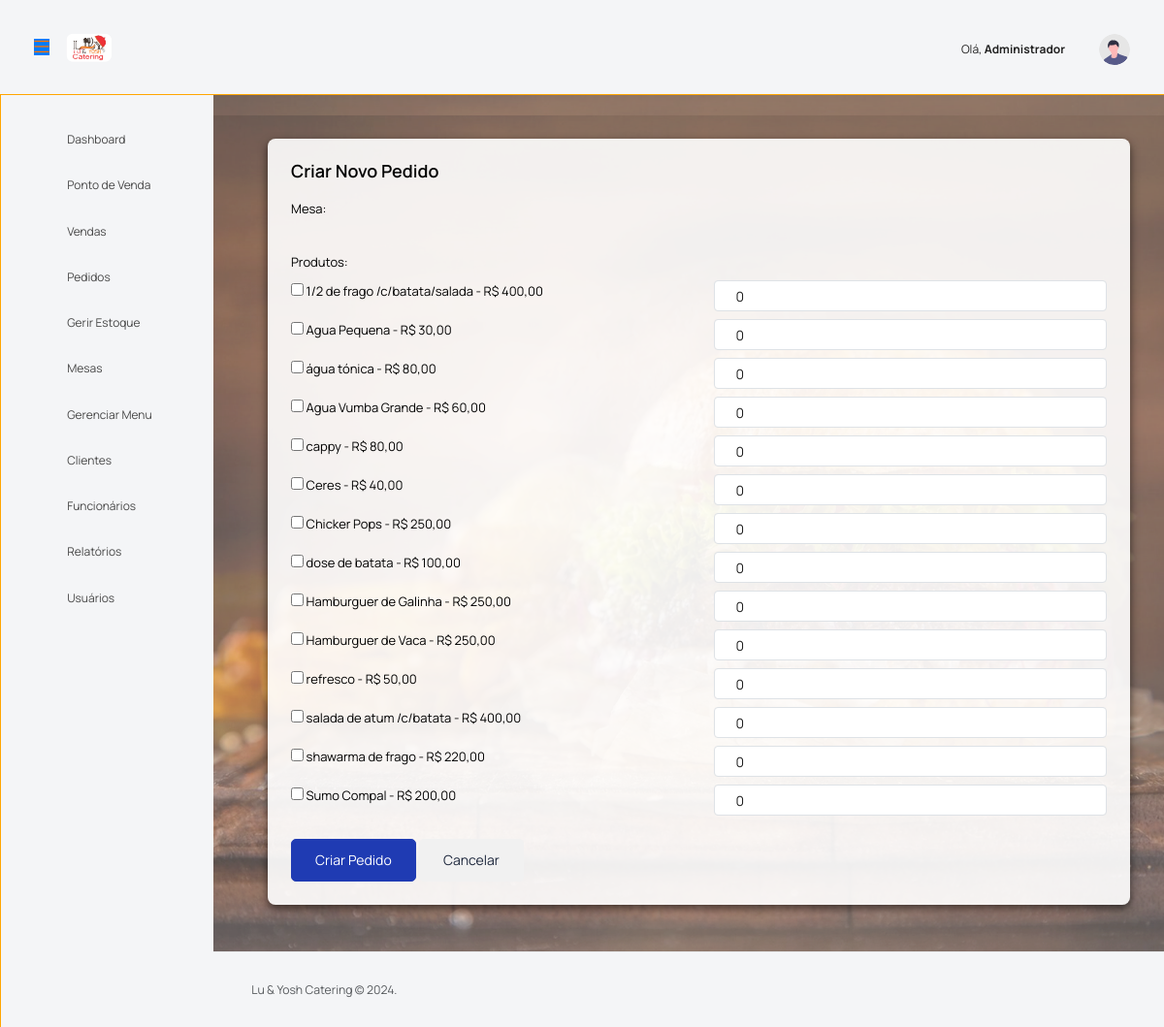
The page /pages/ordrbkp.php (signed in) on the database its author committed.
### tables this page shows
CREATE TABLE `users` (
  `id` int NOT NULL,
  `username` varchar(50) NOT NULL,
  `password` varchar(255) NOT NULL,
  `name` varchar(100) NOT NULL,
  `role` enum('admin','manager','waiter') NOT NULL
);

CREATE TABLE `products` (
  `id` int NOT NULL,
  `name` varchar(100) NOT NULL,
  `description` text,
  `price` decimal(10,2) NOT NULL,
  `stock_quantity` int NOT NULL DEFAULT '0',
  `category_id` int DEFAULT NULL,
  `image_path` varchar(100) DEFAULT NULL,
  `created_at` timestamp NULL DEFAULT CURRENT_TIMESTAMP,
  `updated_at` timestamp NULL DEFAULT CURRENT_TIMESTAMP ON UPDATE CURRENT_TIMESTAMP,
  `menu_id` int DEFAULT NULL,
  `is_active` tinyint(1) DEFAULT '1'
);

### config/functions_orders.php (called while the page is built, shortened)
<?php
function product_get_available() {
    global $pdo;
    $stmt = $pdo->query("SELECT * FROM products WHERE stock_quantity > 0 ORDER BY name");
    return $stmt->fetchAll();
}

### pages/ordrbkp.php (the view, shortened to what this page needs)
<?php
$products = product_get_available();
include '../includes/header.php';
?>
<div class="row">
    <div class="col-lg-12 grid-margin stretch-card">
        <div class="card">
            <div class="card-body">
                <h4 class="card-title">Criar Novo Pedido</h4>
                <form method="post">
                    <div class="form-group">
                        <label>Mesa: <?php echo implode(', ', $table_ids); ?></label>
                    </div>
                    <div class="form-group">
                        <label>Produtos:</label>
                        <?php foreach ($products as $product): ?>
                        <div class="row mb-2">
                            <div class="col-md-6">
                                <label>
                                    <input type="checkbox" name="products[]" value="<?php echo $product['id']; ?>">
                                    <?php echo $product['name']; ?> - R$
                                    <?php echo number_format($product['price'], 2, ',', '.'); ?>
                                </label>
                            </div>
                            <div class="col-md-6">
                                <input type="number" name="quantities[]" class="form-control" min="0" value="0">
                            </div>
                        </div>
                        <?php endforeach; ?>
                    </div>
                    <button type="submit" class="btn btn-primary">Criar Pedido</button>
                    <a href="tables.php" class="btn btn-secondary">Cancelar</a>
                </form>
            </div>
        </div>
    </div>
</div>
<?php include '../includes/footer.php'; ?>

### includes/header.php (shortened to what this page needs)
<?php
try {
    $pdo = new PDO("mysql:host=" . DB_HOST . ";dbname=" . DB_NAME, DB_USER, DB_PASS);
    $pdo->setAttribute(PDO::ATTR_ERRMODE, PDO::ERRMODE_EXCEPTION);
    $stmt = $pdo->prepare("SELECT username, name, role FROM users WHERE id = :id");
    $stmt->bindParam(':id', $_SESSION['user_id'], PDO::PARAM_INT);
    $stmt->execute();
    $usuario = $stmt->fetch(PDO::FETCH_ASSOC);
} catch (PDOException $e) {
    error_log("Erro de banco de dados: " . $e->getMessage());
    header("Location: .error.php");
    exit;
}
?>
<!DOCTYPE html>
<html lang="pt-BR">
<head>
    <link rel="stylesheet" href="../public/assets/vendors/feather/feather.css">
    <link rel="stylesheet" href="../public/assets/vendors/mdi/css/materialdesignicons.min.css">
    <link rel="stylesheet" href="../public/assets/vendors/ti-icons/css/themify-icons.css">
    <link rel="stylesheet" href="../public/assets/vendors/typicons/typicons.css">
    <link rel="stylesheet" href="../public/assets/vendors/simple-line-icons/css/simple-line-icons.css">
    <link rel="stylesheet" href="../public/assets/vendors/css/vendor.bundle.base.css">
    <link rel="stylesheet" href="https://cdn.jsdelivr.net/npm/sweetalert2@11.0.19/dist/sweetalert2.min.css">
    <link rel="stylesheet" href="../public/assets/css/vertical-layout-light/style.css">
    <link rel="stylesheet" href="../public/css/style.css">
</head>
<body>
    <div class="container-scroller">
        <nav class="navbar default-layout col-lg-12 col-12 p-0 fixed-top d-flex align-items-top flex-row"
            style="border-bottom: 1px solid orange;">
            <div class="text-center navbar-brand-wrapper d-flex align-items-center justify-content-start">
                <div class="me-3">
                    <button class="navbar-toggler navbar-toggler align-self-center" type="button"
                        data-bs-toggle="minimize">
                        <span class="icon-menu"></span>
                    </button>
                </div>
                <div>
                    <a class="navbar-brand brand-logo" href="dashboard.php">
                        <img src="../public/assets/images/Logo.png" alt="logo" />
                    </a>
                </div>
            </div>
            <div class="navbar-menu-wrapper d-flex align-items-center justify-content-end">
                <ul class="navbar-nav ms-3">
                    <li class="nav-item d-flex align-items-center">
                        <span class="nav-link">Olá, <strong><?php echo $usuario['name']; ?></strong></span>
                    </li>
                    <li class="nav-item dropdown user-dropdown">
                        <a class="nav-link" id="UserDropdown" href="#" data-bs-toggle="dropdown" aria-expanded="false">
                            <img class="img-xs rounded-circle" src="../public/assets/images/faces/face8.svg"
                                alt="Profile image">
                        </a>
                    </li>
                </ul>
            </div>
        </nav>
        <div class="container-fluid page-body-wrapper">
            <nav class="sidebar sidebar-offcanvas" id="sidebar" style="border-left: orange 1px solid !important;">
                <br>
                <ul class="nav">
                    <li class="nav-item">
                        <a class="nav-link" href="dashboard.php">
                            <i class="mdi mdi-view-dashboard menu-icon"></i>
                            <span class="menu-title">Dashboard</span>
                        </a>
                    </li>
                    <li class="nav-item">
                        <a class="nav-link" href="pos.php">
                            <i class="mdi mdi-cash-multiple menu-icon"></i>
                            <span class="menu-title">Ponto de Venda</span>
                        </a>
                    </li>
                    <li class="nav-item">
                        <a class="nav-link" href="sales.php">
                            <i class="mdi mdi-cash-register menu-icon"></i>
                            <span class="menu-title">Vendas</span>
                        </a>
                    </li>
                    <li class="nav-item">
                        <a class="nav-link" href="orders.php">
                            <i class="mdi mdi-food-fork-drink menu-icon"></i>
                            <span class="menu-title">Pedidos</span>
                        </a>
                    </li>
                    <?php if ($_SESSION['role'] == 'admin'): ?>
                    <li class="nav-item">
                        <a class="nav-link" href="products.php">
                            <i class="mdi mdi-silverware-fork-knife menu-icon"></i>
                            <span class="menu-title">Gerir Estoque</span>
                        </a>
                    </li>
                    <?php endif; ?>
                    <li class="nav-item">
                        <a class="nav-link" href="tables.php">
                            <i class="mdi mdi-table-chair menu-icon"></i>
                            <span class="menu-title">Mesas</span>
                        </a>
                    </li>
                    <?php if ($_SESSION['role'] == 'admin'): ?>
                    <li class="nav-item">
                        <a class="nav-link" href="menus.php">
                            <i class="mdi mdi-food-variant menu-icon"></i>
                            <span class="menu-title">Gerenciar Menu</span>
                        </a>
                    </li>
                    <?php endif; ?>
                    <?php if ($_SESSION['role'] == 'admin'): ?>
                    <li class="nav-item">
                        <a class="nav-link" href="customers.php">
                            <i class="mdi mdi-account-multiple menu-icon"></i>
                            <span class="menu-title">Clientes</span>
                        </a>
                    </li>
                    <?php endif; ?>
                    <?php if ($_SESSION['role'] == 'admin'): ?>
                    <li class="nav-item">
                        <a class="nav-link" href="employees.php">
                            <i class="mdi mdi-account-group menu-icon"></i>
                            <span class="menu-title">Funcionários</span>
                        </a>
                    </li>
                    <?php endif; ?>
                    <?php if ($_SESSION['role'] == 'admin'): ?>
                    <li class="nav-item">
                        <a class="nav-link" href="reports.php">
                            <i class="mdi mdi-chart-bar menu-icon"></i>
                            <span class="menu-title">Relatórios</span>
                        </a>
                    </li>
                    <?php endif; ?>
                    <?php if ($_SESSION['role'] == 'admin'): ?>
                    <li class="nav-item">
                        <a class="nav-link" href="users.php">
                            <i class="mdi mdi-account-cog menu-icon"></i>
                            <span class="menu-title">Usuários</span>
                        </a>
                    </li>
                    <?php endif; ?>
                </ul>
            </nav>
            <div class="main-panel">
                <br>
                <div class="content-wrapper">

### public/css/style.css (style rules this page uses)
.card { border-radius: 1rem; box-shadow: 0 4px 6px rgba(0, 0, 0, 0.1); transition: transform 0.2s; }
body, .main-panel, .content-wrapper { background-color: #1C1C1C; color: #F5F5F5; }
body::before, .main-panel::before, .content-wrapper::before { content: ''; position: absolute; top: 0; left: 0; width: 100%; height: 100%; background-image: url('../assets/images/restaurant-bg.jpg'); background-size: cover; background-repeat: no-repeat; background-position: center; opacity: 0.5; z-index: -1; }
body, .main-panel, .content-wrapper { position: relative; background: rgba(255, 255, 255, 0.1); }
.card { border-radius: 0.5rem; background: rgba(255, 255, 255, 0.9); box-shadow: 0 4px 10px rgba(0, 0, 0, 0.6); color: #000; }
.navbar { background-color: #343a40; border-bottom: 2px solid #495057; }
.nav-link { color: #ffffff; transition: color 0.3s; }
.navbar-nav .nav-item { margin: 0 15px; }
.navbar-toggler { background-color: #007bff; border: none; }
.icon-menu { color: #ff7300; }

### rows shown on the page
users: name "Administrador"
products: name "1/2 de frago /c/batata/salada", price "400,00"
products: name "Agua Pequena", price "30,00"
products: name "água tónica", price "80,00"
products: name "Agua Vumba Grande", price "60,00"
products: name "cappy", price "80,00"
products: name "Ceres", price "40,00"
products: name "Chicker Pops", price "250,00"
products: name "dose de batata", price "100,00"
products: name "Hamburguer de Galinha", price "250,00"
products: name "Hamburguer de Vaca", price "250,00"
products: name "refresco", price "50,00"
products: name "salada de atum /c/batata", price "400,00"
products: name "shawarma de frago", price "220,00"
products: name "Sumo Compal", price "200,00"
